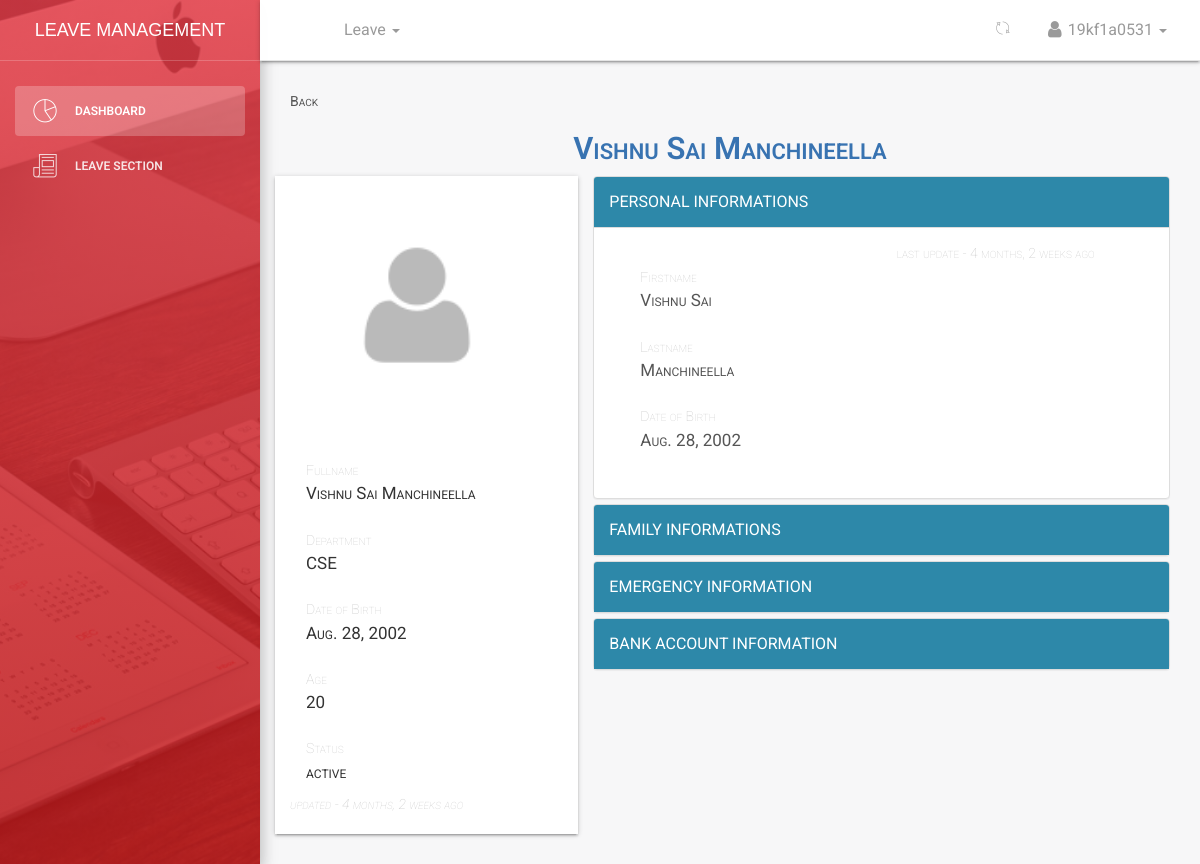
The page /dashboard/student/profile/1/ (signed in) on the database its author committed.
### student/models.py (models this page shows, shortened)
class Student(models.Model):
    MALE = 'male'
    FEMALE = 'female'
    OTHER = 'other'
    NOT_KNOWN = 'Not Known'
    GENDER = (
    (MALE,'Male'),
    (FEMALE,'Female'),
    (OTHER,'Other'),
    (NOT_KNOWN,'Not Known'),
    )
    user = models.ForeignKey(User,on_delete=models.CASCADE,default=1)
    image = models.FileField(_('Profile Image'),upload_to='profiles',default='default.png',blank=True,null=True,help_text='upload image size less than 2.0MB')#work on path username-date/image
    firstname = models.CharField(_('Firstname'),max_length=125,null=False,blank=False)
    lastname = models.CharField(_('Lastname'),max_length=125,null=False,blank=False)
    othername = models.CharField(_('Othername (optional)'),max_length=125,null=True,blank=True)
    birthday = models.DateField(_('Birthday'),blank=False,null=False)
    department =  models.ForeignKey(Department,verbose_name =_('Department'),on_delete=models.SET_NULL,null=True,default=None)
    studentid = models.CharField(_('Student ID Number'),max_length=10,null=True,blank=True)
    is_blocked = models.BooleanField(_('Is Blocked'),help_text='button to toggle employee block and unblock',default=False)
    is_deleted = models.BooleanField(_('Is Deleted'),help_text='button to toggle employee deleted and undelete',default=False)
    created = models.DateTimeField(verbose_name=_('Created'),auto_now_add=True,null=True)
    updated = models.DateTimeField(verbose_name=_('Updated'),auto_now=True,null=True)
    objects = Studentmanager()
    class Meta:
        verbose_name = _('Student')
        verbose_name_plural = _('Students')
        ordering = ['-created']
    @property
    def get_full_name(self):
        fullname = ''
        firstname = self.firstname
        lastname = self.lastname
        othername = self.othername
        if (firstname and lastname) or othername is None:
            fullname = firstname +' '+ lastname
            return fullname
        elif othername:
            fullname = firstname + ' '+ lastname +' '+othername
            return fullname
        return
    @property
    def get_age(self):
        current_year = datetime.date.today().year
        dateofbirth_year = self.birthday.year
        if dateofbirth_year:
            return current_year - dateofbirth_year
        return

class Department(models.Model):
    name = models.CharField(max_length=125)
    description = models.CharField(max_length=125,null=True,blank=True)
    created = models.DateTimeField(verbose_name=_('Created'),auto_now_add=True)
    updated = models.DateTimeField(verbose_name=_('Updated'),auto_now=True)
    class Meta:
        verbose_name = _('Department')
        verbose_name_plural = _('Departments')
        ordering = ['name','created']
    def __str__(self):
        return self.name

### dashboard/views.py (the view)
# urls.py: path('student/profile/<int:id>/',views.dashboard_student_info,name='studentinfo'),
def dashboard_student_info(request,id):
	if not request.user.is_authenticated:
		return redirect('/')
	student = get_object_or_404(Student, id = id)
	dataset = dict()
	dataset['student'] = student
	dataset['title'] = 'profile - {0}'.format(student.get_full_name)
	return render(request,'dashboard/student_detail.html',dataset)

### student/wardens.py (called while the page is built)
    def get_queryset(self):
        return super().get_queryset().filter(is_deleted=False)

### templates/dashboard/student_detail.html (shortened to what this page needs)
{% extends '_layout.html' %}
{% load humanize %}
 {% block navheader %}
 	{% include 'includes/navheader_student_app.html' %}
 {% endblock %}
 {% block content %}
        <section class="content">
            <section class="container-fluid">
              <section class="row">
                <section class="col col-lg-12">
                  <span><a href="{{request.META.HTTP_REFERER|escape}}" style="color:#565656;">Back</a></span>
                </section>
              </section>
                      <section class="row">
                        <section class="col col-lg-12 col-md-12  col-sm-12">
                        </section>
                    </section>
            		<section class="row">
            			<section class="text-center">
            				<h3><span class="employee-name-title">{{ student.get_full_name}}</span></h3>
            			</section>
            		</section>
                	<section class="row">
                	<section class="col col-lg-4 col-md-4 col-sm-12 profile-wrapper">
                    {% if student.image %}
      						  <img src="{{ student.image.url}}" class="img-fluid rounded-circle-image" >
                    {% else %}
                    <img src="/media/default.png" class="img-fluid rounded-circle-image" />
                    {% endif %}
        						  <section class="text-centered" style="margin-top: 3px;">
            							<ul class="list-group">
              					  		<li class="list-group-item"><span>Fullname</span> <div>{{ student.get_full_name }}</div></li>
                              <li class="list-group-item"><span>Department</span> <div>{{ student.department}}</div></li>
              					  		<li class="list-group-item"><span>Date of Birth</span> <div>{{ student.birthday}}</div></li>
                              <li class="list-group-item"><span>Age </span><div>{{ student.get_age }}</div></li>
              					  		{% if employee.is_blocked %}
              					  		<li class="list-group-item"><span>Status</span> <div>Inactive</div></li>
              					  		{% else %}
              					  		<li class="list-group-item"><span>Status</span><div> active</div></li>
              					  		{% endif %}
                              <div>
                                <span style="font-style: italic;">updated - {{student.updated|naturaltime}}</span>
                              </div>
            							</ul>
        						  </section>
						        </section>
              			<section class="col col-lg-8" >
                     <div class="panel-group" id="accordion" role="tablist" aria-multiselectable="true">
                        <div class="panel panel-default">
                          <div class="panel-heading" role="tab" id="headingOne">
                            <h4 class="panel-title">
                              <a role="button" data-toggle="collapse" data-parent="#accordion" href="#collapseOne" aria-expanded="true" aria-controls="collapseOne">
                                PERSONAL INFORMATIONS
                              </a>
                            </h4>
                          </div>
                          <div id="collapseOne" class="panel-collapse collapse in" role="tabpanel" aria-labelledby="headingOne">
                            <div class="panel-body">
                              <div class="container-fluid">
                                <div class="row">
                                  <div class="col col-lg-6">
                                        {% if student %}
                                          <div class="list-group" id="list-tab" role="tablist">
                                            {% if student.firstname %}
                                            <a class="list-group-item list-group-item-action" id="list-profile-list" data-toggle="list" href="" role="tab" aria-controls=""><span>Firstname</span> <div> {{ student.firstname}} </div>
                                            </a>
                                            {% endif %}
                                            {% if student.lastname %}
                                            <a class="list-group-item list-group-item-action" id="list-profile-list" data-toggle="list" href="" role="tab" aria-controls=""><span>Lastname</span> <div> {{ student.lastname }} </div>
                                            </a>
                                            {% endif %}
                                            {% if student.birthday %}
                                            <a class="list-group-item list-group-item-action" id="list-settings-list" data-toggle="list" href="" role="tab" aria-controls=""><span>Date of Birth</span><div>{{ student.birthday}}</div></a>
                                            {% endif %}
                                          </div>
                                        {% else %}
                                        <h4>No Information found,to add click <a href="{% url 'dashboard:familycreate' %}">here</a></h4>
                                        {% endif %}
                                  </div>
                                  <div class="col col-lg-6">
                                           <div>
                                            <span>last update - {{student.updated|naturaltime }}</span>
                                          </div>
                                  </div>
                                </div>
                              </div>
                            </div>
                          </div>
                        </div>
                        <div class="panel panel-default">
                          <div class="panel-heading" role="tab" id="headingTwo">
                            <h4 class="panel-title">
                              <a role="button" data-toggle="collapse" data-parent="#accordion" href="#collapseTwo" aria-expanded="true" aria-controls="collapseTwo">
                                FAMILY INFORMATIONS
                              </a>
                            </h4>
                          </div>
                        </div>
                        <div class="panel panel-default">
                          <div class="panel-heading" role="tab" id="headingThree">
                            <h4 class="panel-title">
                              <a class="collapsed" role="button" data-toggle="collapse" data-parent="#accordion" href="#collapseThree" aria-expanded="false" aria-controls="collapseThree">
                               EMERGENCY INFORMATION
                              </a>
                            </h4>
                          </div>
                        </div>
                        <div class="panel panel-default">
                          <div class="panel-heading" role="tab" id="headingFour">
                            <h4 class="panel-title">
                              <a class="collapsed" role="button" data-toggle="collapse" data-parent="#accordion" href="#collapseFour" aria-expanded="false" aria-controls="collapseFour">
                                 BANK ACCOUNT INFORMATION
                              </a>
                            </h4>
                          </div>
                        </div>
                      </div>
                		</section>
                 	</section>
            </section>
        </section>
 {% endblock %}

### templates/includes/navheader_student_app.html (shortened to what this page needs)
 {% load static %}
 <nav class="navbar navbar-default navbar-fixed shadow">
            <div class="container-fluid">
                <div class="collapse navbar-collapse">
                    <ul class="nav navbar-nav navbar-left">
                        <li>
                            <a href="" class="dropdown-toggle" data-toggle="dropdown">
                            </a>
                        </li>
                        <li class="dropdown">
                        <a href="" class="dropdown-toggle" data-toggle="dropdown">
                                    <p>
                                        Leave
                                        <b class="caret"></b>
                                    </p>
                              </a>
                        </li>
                    </ul>
                    <ul class="nav navbar-nav navbar-right">
                        <li class="dropdown">
                              <a href="" class="dropdown-toggle refresh-page" data-toggle="dropdown" title="Refresh Current Page">
                                    <i class="pe-7s-refresh-2"></i>
                              </a>
                        </li>
                        <li class="dropdown">
                              <a href="" class="dropdown-toggle" data-toggle="dropdown">
                                    <p>
                                        <i class="fa fa-user"></i> {{ request.user}}
                                        <b class="caret"></b>
                                    </p>
                              </a>
                        </li>
                    </ul>
                </div>
            </div>
        </nav>

### rows shown on the page
Student: get_full_name "Vishnu Sai Manchineella", image (placeholder picture), department "CSE", birthday "Aug. 28, 2002", get_age "20", updated "4 months, 2 weeks ago", firstname "Vishnu Sai", lastname "Manchineella"

### other values the page prints
{{ request.user }} "19kf1a0531"
